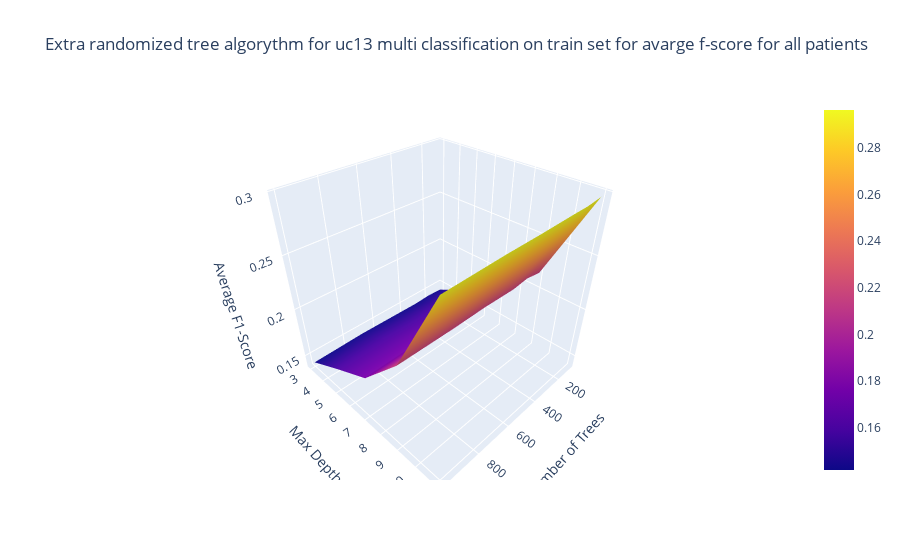

Write notebook code for a chart like this one.
### Code cell
plot_uc13_3d_n_trees_max_depth_avg_f1_score(df_uc13_ert_train_multiclass, 'Extra randomized tree algorythm for uc13 multi classification on train set for avarge f-score for all patients')

### Figure 1 — Plotly figure (JSON) as saved in the notebook; plotly's stock layout.template omitted (floating-point values rounded to 4 significant figures)
{"data": [{"type": "surface", "x": [[100, 200, 300, 500, 700, 1000], [100, 200, 300, 500, 700, 1000], [100, 200, 300, 500, 700, 1000], [100, 200, 300, 500, 700, 1000], [100, 200, 300, 500, 700, 1000]], "y": [[3, 3, 3, 3, 3, 3], [5, 5, 5, 5, 5, 5], [7, 7, 7, 7, 7, 7], [9, 9, 9, 9, 9, 9], [11, 11, 11, 11, 11, 11]], "z": [[0.1424, 0.1433, 0.1424, 0.1429, 0.1433, 0.1419], [0.161, 0.161, 0.1619, 0.161, 0.1614, 0.161], [0.1805, 0.1805, 0.1805, 0.1795, 0.18, 0.179], [0.2171, 0.2195, 0.2176, 0.2186, 0.2181, 0.2186], [0.2962, 0.2948, 0.2948, 0.2943, 0.2943, 0.2933]]}], "layout": {"scene": {"camera": {"center": {"x": 0, "y": 0, "z": 0}, "eye": {"x": 1.25, "y": 1.25, "z": 1.25}, "up": {"x": 0, "y": 0, "z": 1}}, "xaxis": {"title": {"text": "Number of Trees"}}, "yaxis": {"title": {"text": "Max Depth"}}, "zaxis": {"title": {"text": "Average F1-Score"}}}, "title": {"text": "Extra randomized tree algorythm for uc13 multi classification on train set for avarge f-score for all patients"}}}
